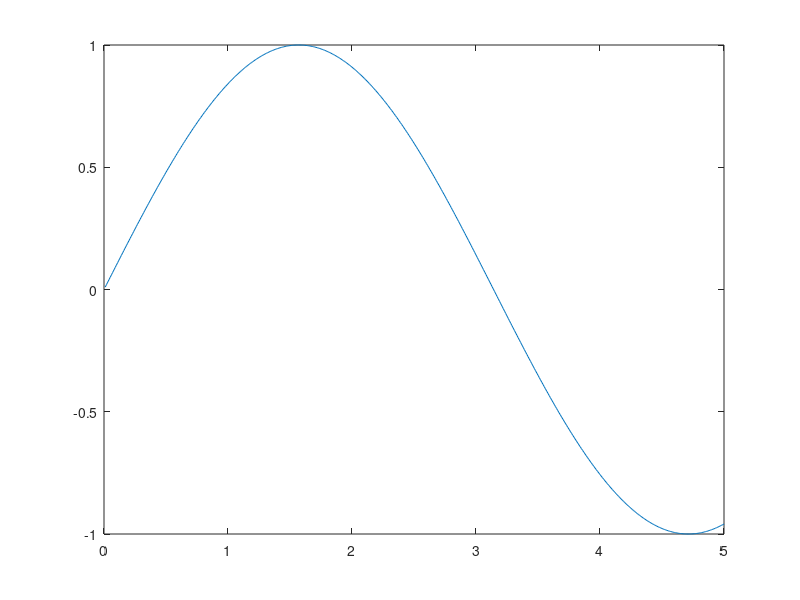

Write MATLAB code to recreate this figure. (Note: this script raises an error after producing the figure.)
clear; close all; clc;

% Use a test vector X
X = [0.01 : 0.01 : 5];
X = X';

% y = X^2 + 3
%y = (X .* X) + 3;
y = sin(X);
%y = (X + 3) - X;


% Classic case of overfitting due to too many features
% Use y = 3 (constant)
% and in X, use features like x, x^2, x^3, 1/x 1/x^2, log(x)
% We find the curve starts from very complex shape
% and eventually ends up not matching very well within 10K iterations
%
% At the same time when we reduce the features to
% just x, x^2, the algorithm is able to learn and match the output
% quite well.
%
% Alternatively, use regularization (lambda = 10) and observed that
% the algorithm ends up fitting very nicely

% @todo: 
% Compare fmincg vs usual iteration loop
% Plot with different alpha
% Plot with different lambda

% Add more features to X
Xf = [X, X .* X];   % X = [x, x^2]
Xf = [Xf, X .* X .* X];   % X = [x, x^2, x^3]
Xf = [Xf, log(X)];   % X = [x, x^2, x^3, log(x)]
Xf = [Xf, 1 ./ X];   % X = [x, x^2, x^3, log(x), 1/x]
Xf = [Xf, 1 ./ (X .* X)];   % X = [x, x^2, x^3, log(x), 1/x, 1/x^2]

%Perform feature scaling
% If we don't do this, we find that gradient descent overshoots
% at first iteration itself, as some features are lot more
% impacting than others
Xf = (Xf - mean(Xf)) ./ (max(Xf) - min(Xf));

% Prepare for linearCost
%    X1 = vector of 1s added to X
X1 = [ones(size(Xf,1),1), Xf];
theta = rand(size(X1,2), 1);
alpha = 1.0;
lambda = 0;

%Plot initial X
plot(X,y);
fprintf('Initial plot');
pause;

iterations = 100000;
step_size = iterations / 10; 
i = 0;
theta_prev = theta;
J_prev = 0;
while i < iterations,
	[J, grad] = linearCost(theta, X1, y, alpha, lambda);
	%fprintf('Running iteration %d, cost: %f\n', i, J);
	if i > 0,
		if J > J_prev,
			% We have started to overshoot, stop here
			break;
		end
	end

	J_prev = J;
	theta_prev = theta;

	theta = theta - grad;
	i = i + 1;

	if mod(i, step_size) == 0,
		clf;
		plot(X,y);
		hold on;
		h = X1 * theta;
		plot(X, h);
		hold off;
		pause(0.5);
	end
		
end

fprintf('final theta at iteration %d: \n', i);
theta

clf;
plot(X,y);
hold on;
h = X1 * theta;
plot(X,h);
hold off;
